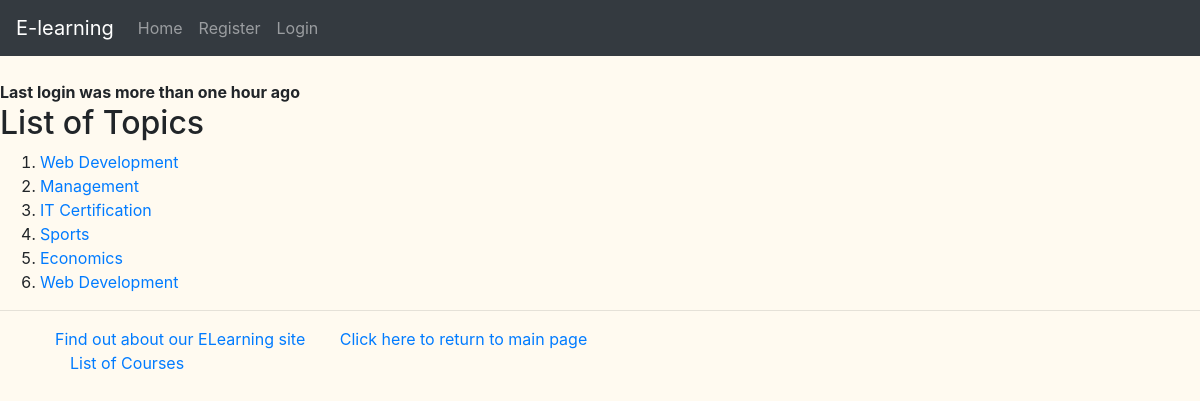
The page /myapp/ on the database as committed earlier.
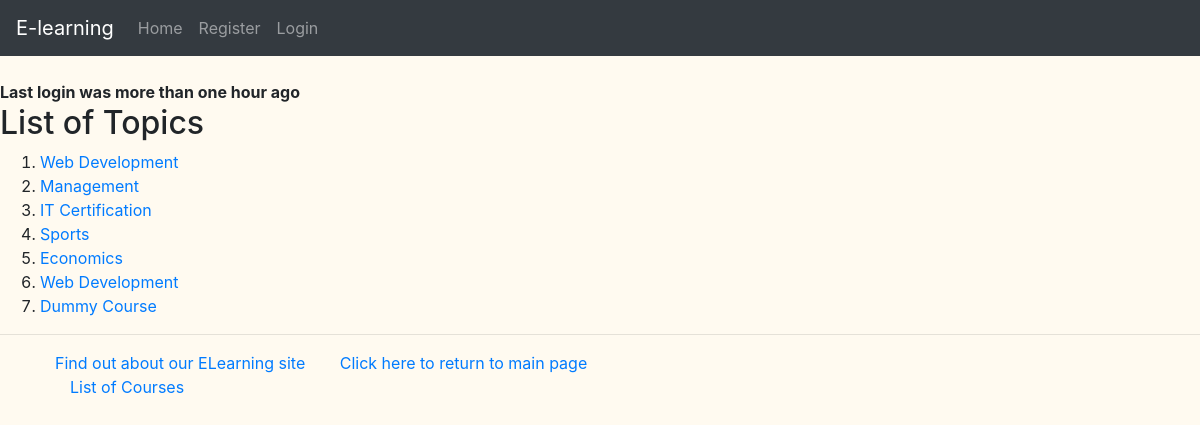
The same page on the database as committed later.
### myapp/models.py (models this page shows, shortened)
class Topic(models.Model):
    name = models.CharField(max_length=200)
    category = models.CharField(blank=False, max_length=300, default="")

### myapp/views.py (the view)
# urls.py: path(r'', views.index, name='index'),
def index(request):
    top_list = Topic.objects.all().order_by('id')[:10]
    if request.session.test_cookie_worked():
        print('The test cookie is working')
        request.session.delete_test_cookie()
        print('Test cookie Deleted also')
    last_logged = ''
    if request.session.has_key('last_connection'):
        last_logged = request.session['last_connection']
        print(last_logged)
    return render(request, 'myapp/index.html', {'top_list': top_list, 'last_logged': last_logged})
    '''Part 1
    2. C) Wr are passing the context variable 'top_list' to the index view
    '''

### myapp/templates/myapp/index.html
{% extends 'myapp/base.html' %}
{% block body_block %}
    {% if last_logged %}
    <h1>Last Logged in at: {{ last_logged }}</h1>
    {% else %}
        <strong>Last login was more than one hour ago</strong>
    {% endif %}
    {% if top_list %}
         <h2>List of Topics</h2>
            <ol>
                {% for top in top_list %}
                    <li> <a href="/myapp/{{top.id}}">{{ top.name}}</a> </li>
                {% endfor %}
            </ol>
    {% else %}
        <strong>There are no available topics!</strong>
    {% endif %}
{% endblock %}

Rows that differ between the two databases and show on the page:
added Topic: name "Dummy Course"
